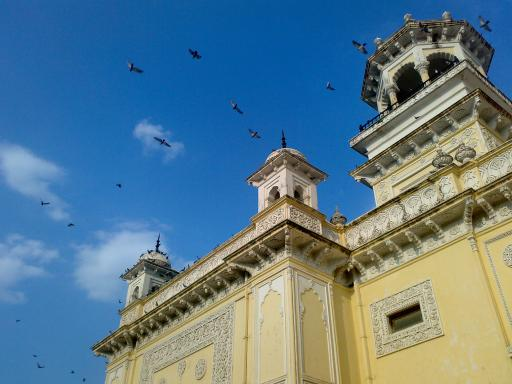
#> input picture opencv_tutorial/opencv_python_tutorials/Image_Processing/img/2d_histogram.jpg, 512 x 384 px
$ python 2d_histogram.py
#> lines starting #> are read from the running program, lines starting #| are printed output that depends on the picture
# -*- coding: utf-8 -*-
"""
Created on Thu Apr  4 11:10:35 2019

@author: jone
"""

import cv2
from matplotlib import pyplot as plt

img = cv2.imread('img/2d_histogram.jpg')
#> img is the input picture: shape (384, 512, 3); mean B, G, R 141.2, 123.9, 91.6
img = cv2.cvtColor(img, cv2.COLOR_BGR2RGB)
hsv = cv2.cvtColor(img, cv2.COLOR_RGB2HSV)
#> hsv: shape (384, 512, 3); mean H, S, V 68.6, 145.7, 162.9

hist = cv2.calcHist([hsv], [0, 1], None, [180, 256], [0,180,0,256])
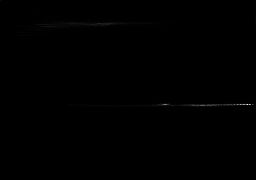
#> hist: shape (180, 256) float32; min 0, max 2776, mean 4.3; drawn with min black and max white

plt.figure(figsize=(8,6))
plt.subplot(121), plt.imshow(img), plt.title('Original')
plt.subplot(122), plt.imshow(hist, interpolation='nearest'), plt.title('Hist')
plt.show()
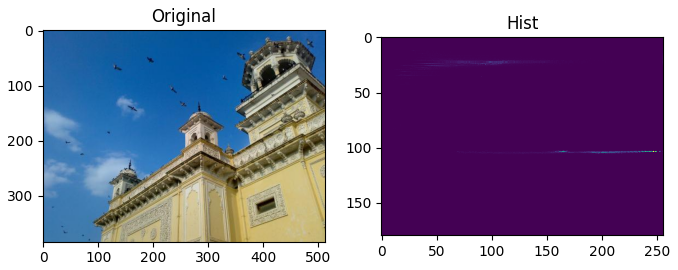
#> figure drawn by matplotlib, 2 panels
